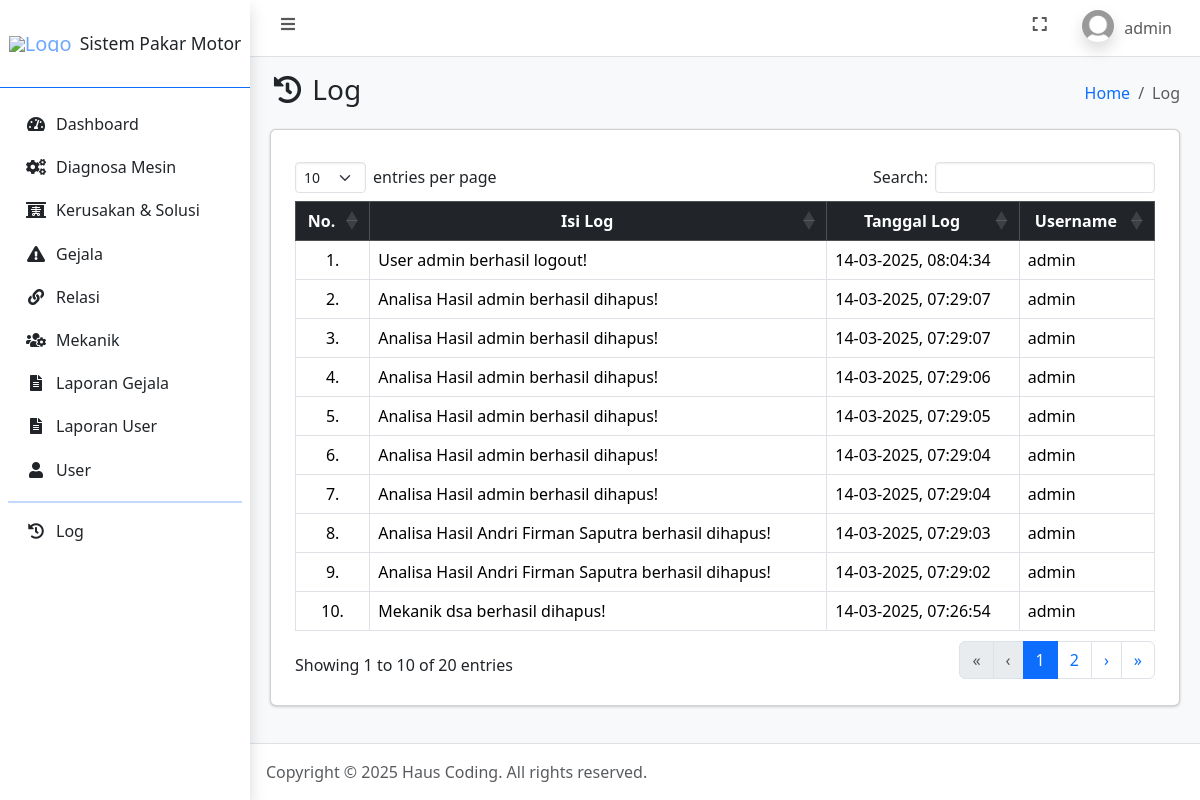
The app's page /log.php (signed in) with its own data.
### tables this page shows
CREATE TABLE `user` (
  `id_user` int(11) NOT NULL,
  `username` varchar(100) NOT NULL,
  `password` varchar(255) NOT NULL,
  `jabatan` enum('admin','pelanggan') NOT NULL,
  `nama` varchar(100) NOT NULL,
  `jenis_kelamin` enum('laki-laki','perempuan') NOT NULL,
  `tanggal_lahir` date NOT NULL,
  `alamat` text NOT NULL,
  `foto` text NOT NULL,
  `dibuat_pada` timestamp NOT NULL DEFAULT current_timestamp()
);

CREATE TABLE `log` (
  `id_log` int(11) NOT NULL,
  `isi_log` text NOT NULL,
  `tgl_log` timestamp NOT NULL DEFAULT current_timestamp(),
  `id_user` int(11) NOT NULL
);

### connection.php (called while the page is built, shortened)
<?php
	$host = 'localhost';
	$user = 'root';
	$pass = '';
	$database = 'sistem_pakar_motor';
	$conn = mysqli_connect($host, $user, $pass, $database);
    if (isset($_SESSION['id_user'])) {
    	$id_user = $_SESSION['id_user'];
		$dataUser = mysqli_fetch_assoc(mysqli_query($conn, "SELECT * FROM user WHERE id_user = $id_user"));
	}
?>

### log.php (the view, shortened to what this page needs)
<?php
    require_once 'connection.php';
    if ($dataUser['jabatan'] == 'admin') {
        $log = mysqli_query($conn, "SELECT * FROM log LEFT JOIN user ON log.id_user = user.id_user ORDER BY tgl_log DESC");
    } else {
        $id_user = $dataUser['id_user'];
        $log = mysqli_query($conn, "SELECT * FROM log LEFT JOIN user ON log.id_user = user.id_user WHERE log.id_user = '$id_user' ORDER BY tgl_log DESC");
    }
?>
<!DOCTYPE html>
<html lang="en">
<head>
    <?php include_once 'include/head.php'; ?>
</head>
<body class="layout-fixed sidebar-expand-lg bg-body-tertiary">
    <div class="app-wrapper">
        <?php include_once 'include/navbar.php'; ?>
        <?php include_once 'include/sidebar.php'; ?>
        <main class="app-main">
            <div class="app-content-header">
                <div class="container-fluid">
                    <div class="row">
                        <div class="col-sm-6">
                            <h3 class="mb-0"><i class="nav-icon fas fa-fw fa-history"></i> Log</h3>
                        </div>
                        <div class="col-sm-6">
                            <ol class="breadcrumb float-sm-end">
                                <li class="breadcrumb-item"><a href="index.php">Home</a></li>
                                <li class="breadcrumb-item active" aria-current="page">
                                    Log
                                </li>
                            </ol>
                        </div>
                    </div>
                </div>
            </div>
            <div class="app-content">
                <div class="container-fluid">
                    <div class="card">
                        <div class="card-body">
                            <div class="table-responsive p-2">
                                <table class="table table-bordered" id="table_id">
                                    <thead class="table-dark">
                                        <tr>
                                            <th class="text-center align-middle">No.</th>
                                            <th class="text-center align-middle">Isi Log</th>
                                            <th class="text-center align-middle">Tanggal Log</th>
                                            <th class="text-center align-middle">Username</th>
                                        </tr>
                                    </thead>
                                    <tbody>
                                        <?php $i = 1; ?>
                                        <?php foreach ($log as $dl): ?>
                                            <tr>
                                                <td class="text-center align-middle"><?= $i++; ?>.</td>
                                                <td class="align-middle"><?= $dl['isi_log']; ?></td>
                                                <td class="align-middle"><?= date('d-m-Y, H:i:s', strtotime($dl['tgl_log']));; ?></td>
                                                <td class="align-middle"><?= ($dl['username']) ? $dl['username'] : 'User sudah terhapus'; ?></td>
                                            </tr>
                                        <?php endforeach ?>
                                    </tbody>
                                </table>
                            </div>
                        </div>
                    </div>
                </div>
            </div>
        </main>
        <?php include_once 'include/footer.php'; ?>
    </div>
</body>
</html>

### include/navbar.php (shortened to what this page needs)
<nav class="app-header navbar navbar-expand bg-body">
    <div class="container-fluid">
        <ul class="navbar-nav">
            <li class="nav-item"> <a class="nav-link" data-lte-toggle="sidebar" href="#" role="button"> <i class="fas fa-fw fa-bars"></i> </a> </li>
        </ul>
        <ul class="navbar-nav ms-auto">
            <li class="nav-item"> <a class="nav-link" href="#" data-lte-toggle="fullscreen"> <i data-lte-icon="maximize" class="fas fa-fw fa-expand"></i> </a> </li>
            <li class="nav-item dropdown user-menu">
                <a href="#" class="nav-link dropdown-toggle" data-bs-toggle="dropdown" aria-expanded="false">
                    <img src="assets/img/profiles/<?= $dataUser['foto']; ?>" class="user-image rounded-circle shadow" alt="User Image">
                    <span class="d-none d-md-inline"><?= $dataUser['username']; ?></span>
                </a>
            </li>
        </ul>
    </div>
</nav>

### records on screen
user: foto (placeholder picture), username "admin"
log: isi_log "User admin berhasil logout!", tgl_log "14-03-2025, 08:04:34", id_user.username "admin"
log: isi_log "Analisa Hasil admin berhasil dihapus!", tgl_log "14-03-2025, 07:29:07", id_user.username "admin"
log: isi_log "Analisa Hasil admin berhasil dihapus!", tgl_log "14-03-2025, 07:29:07", id_user.username "admin"
log: isi_log "Analisa Hasil admin berhasil dihapus!", tgl_log "14-03-2025, 07:29:06", id_user.username "admin"
log: isi_log "Analisa Hasil admin berhasil dihapus!", tgl_log "14-03-2025, 07:29:05", id_user.username "admin"
log: isi_log "Analisa Hasil admin berhasil dihapus!", tgl_log "14-03-2025, 07:29:04", id_user.username "admin"
log: isi_log "Analisa Hasil admin berhasil dihapus!", tgl_log "14-03-2025, 07:29:04", id_user.username "admin"
log: isi_log "Analisa Hasil Andri Firman Saputra berhasil dihapus!", tgl_log "14-03-2025, 07:29:03", id_user.username "admin"
log: isi_log "Analisa Hasil Andri Firman Saputra berhasil dihapus!", tgl_log "14-03-2025, 07:29:02", id_user.username "admin"
log: isi_log "Mekanik dsa berhasil dihapus!", tgl_log "14-03-2025, 07:26:54", id_user.username "admin"
